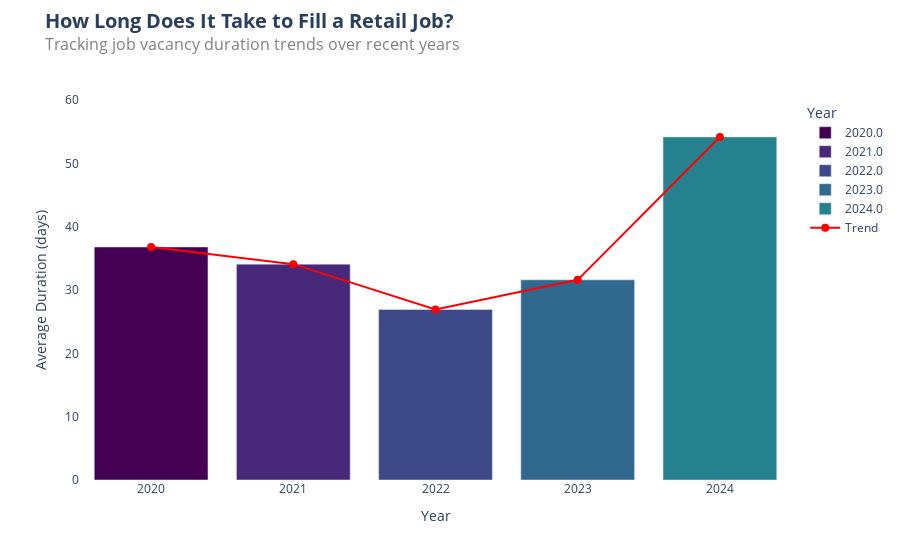

Notebook code for this chart:
### Code cell
x = average_duration_by_year.index
y = average_duration_by_year.values

# Create a color scale
colors = px.colors.sequential.Viridis


fig = go.Figure()

# colors
for i, (year, duration) in enumerate(zip(x, y)):
    fig.add_trace(go.Bar(
        x=[year], 
        y=[duration], 
        name=str(year),
        marker_color=colors[i % len(colors)]
    ))

# trend line 
fig.add_trace(go.Scatter(
    x=x, 
    y=y, 
    mode='lines+markers', 
    name='Trend', 
    line=dict(color='red', width=2),
    marker=dict(size=8, color='red')
))

fig.update_layout(
    title={
        'text': "<b><span style='font-size: 20px;'>How Long Does It Take to Fill a Retail Job?</span></b><br><span style='font-size: 16px; color: gray;'>Tracking job vacancy duration trends over recent years</span>",
        'y':0.95,
        'x':0.05,  
        'xanchor': 'left',  
        'yanchor': 'top'
    },
    xaxis_title='Year',
    yaxis_title='Average Duration (days)',
    legend_title='Year',
    font=dict(size=12),
    plot_bgcolor='rgba(0,0,0,0)',
    barmode='group',
    showlegend=True,
    yaxis=dict(
        range=[0, 60],
        dtick=10
    )
)


fig.update_xaxes(tickmode='linear', tick0=min(x), dtick=1)

fig.show()

### Figure 1 — Plotly figure (JSON) as saved in the notebook; plotly's stock layout.template omitted (floating-point values rounded to 4 significant figures)
{"data": [{"marker": {"color": "#440154"}, "name": "2020.0", "type": "bar", "x": [2020], "y": [36.79]}, {"marker": {"color": "#482878"}, "name": "2021.0", "type": "bar", "x": [2021], "y": [34.08]}, {"marker": {"color": "#3e4989"}, "name": "2022.0", "type": "bar", "x": [2022], "y": [26.92]}, {"marker": {"color": "#31688e"}, "name": "2023.0", "type": "bar", "x": [2023], "y": [31.6]}, {"marker": {"color": "#26828e"}, "name": "2024.0", "type": "bar", "x": [2024], "y": [54.17]}, {"line": {"color": "red", "width": 2}, "marker": {"color": "red", "size": 8}, "mode": "lines+markers", "name": "Trend", "type": "scatter", "x": [2020, 2021, 2022, 2023, 2024], "y": [36.79, 34.08, 26.92, 31.6, 54.17]}], "layout": {"barmode": "group", "font": {"size": 12}, "legend": {"title": {"text": "Year"}}, "plot_bgcolor": "rgba(0,0,0,0)", "showlegend": true, "title": {"text": "<b><span style='font-size: 20px;'>How Long Does It Take to Fill a Retail Job?</span></b><br><span style='font-size: 16px; color: gray;'>Tracking job vacancy duration trends over recent years</span>", "x": 0.05, "xanchor": "left", "y": 0.95, "yanchor": "top"}, "xaxis": {"dtick": 1, "tick0": 2020, "tickmode": "linear", "title": {"text": "Year"}}, "yaxis": {"dtick": 10, "range": [0, 60], "title": {"text": "Average Duration (days)"}}}}
